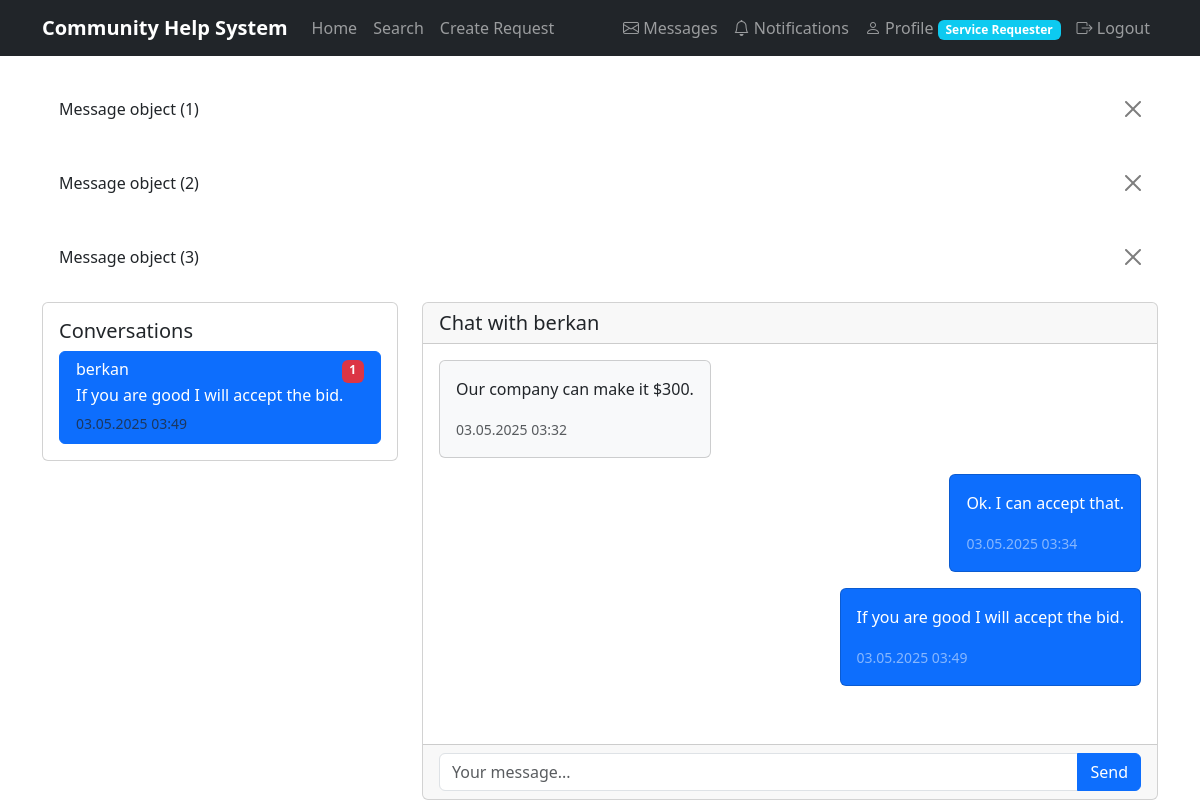
/messages/1/ (signed in), run on the app's committed database.
### community/models.py (models this page shows)
class Message(models.Model):
    sender = models.ForeignKey(User, on_delete=models.CASCADE, related_name='sent_messages')
    receiver = models.ForeignKey(User, on_delete=models.CASCADE, related_name='received_messages')
    content = models.TextField()
    is_read = models.BooleanField(default=False)
    created_at = models.DateTimeField(default=timezone.now)

class User(AbstractUser):
    is_resident = models.BooleanField(default=False)
    is_service_provider = models.BooleanField(default=False)
    profile_picture = models.ImageField(upload_to='profile_pics/', null=True, blank=True)
    phone_number = models.CharField(max_length=15, null=True, blank=True)
    address = models.CharField(max_length=255, null=True, blank=True)
    bio = models.TextField(null=True, blank=True)
    rating = models.DecimalField(max_digits=3, decimal_places=2, default=0.00)
    created_at = models.DateTimeField(default=timezone.now)

### community/views.py (the view)
# urls.py: path('messages/', views.messages_list, name='messages_list'),
@login_required
def messages_list(request, user_id=None):
    unread_notifications_count = get_unread_notifications_count(request.user)
    conversations = []
    users_with_messages = User.objects.filter(
        Q(sent_messages__receiver=request.user) | Q(received_messages__sender=request.user)
    ).distinct()
    for other_user in users_with_messages:
        last_message = Message.objects.filter(
            (Q(sender=request.user) & Q(receiver=other_user)) |
            (Q(sender=other_user) & Q(receiver=request.user))
        ).order_by('-created_at').first()
        unread_count = Message.objects.filter(
            sender=other_user,
            receiver=request.user,
            is_read=False
        ).count()
        conversations.append({
            'other_user': other_user,
            'last_message': last_message,
            'unread_count': unread_count
        })
    conversations.sort(key=lambda x: x['last_message'].created_at if x['last_message'] else timezone.now(), reverse=True)
    active_user = None
    messages = []
    if user_id:
        active_user = get_object_or_404(User, pk=user_id)
        messages = Message.objects.filter(
            (Q(sender=request.user) & Q(receiver=active_user)) |
            (Q(sender=active_user) & Q(receiver=request.user))
        ).order_by('created_at')
        Message.objects.filter(
            sender=active_user,
            receiver=request.user,
            is_read=False
        ).update(is_read=True)
    return render(request, 'community/messages.html', {
        'conversations': conversations,
        'active_user': active_user,
        'active_user_id': user_id,
        'messages': messages,
        'unread_notifications_count': unread_notifications_count
    })

### community/views.py (called while the page is built)
def get_unread_notifications_count(user):
    return Notification.objects.filter(user=user, is_read=False).count()

### templates/community/messages.html (shortened to what this page needs)
{% extends 'community/base.html' %}
{% block content %}
<div class="row">
    <div class="col-md-4">
        <div class="card">
            <div class="card-body">
                <h5 class="card-title">Conversations</h5>
                <div class="list-group">
                    {% for conversation in conversations %}
                        <a href="{% url 'chat' conversation.other_user.id %}"
                           class="list-group-item list-group-item-action {% if conversation.other_user.id == active_user_id %}active{% endif %}">
                            <div class="d-flex w-100 justify-content-between">
                                <h6 class="mb-1">{{ conversation.other_user.username }}</h6>
                                {% if conversation.unread_count > 0 %}
                                    <span class="badge bg-danger">{{ conversation.unread_count }}</span>
                                {% endif %}
                            </div>
                            {% if conversation.last_message %}
                                <p class="mb-1">{{ conversation.last_message.content|truncatechars:50 }}</p>
                                <small class="text-muted">{{ conversation.last_message.created_at|date:"d.m.Y H:i" }}</small>
                            {% else %}
                                <p class="mb-1 text-muted">No messages yet</p>
                            {% endif %}
                        </a>
                    {% empty %}
                        <p class="text-muted">You have no conversations yet.</p>
                    {% endfor %}
                </div>
            </div>
        </div>
    </div>
    <div class="col-md-8">
        {% if active_user %}
            <div class="card">
                <div class="card-header">
                    <h5 class="mb-0">Chat with {{ active_user.username }}</h5>
                </div>
                <div class="card-body" style="height: 400px; overflow-y: auto;">
                    {% for message in messages %}
                        <div class="mb-3">
                            <div class="d-flex {% if message.sender == user %}justify-content-end{% endif %}">
                                <div class="card {% if message.sender == user %}bg-primary text-white{% else %}bg-light{% endif %}" style="max-width: 70%;">
                                    <div class="card-body">
                                        <p class="card-text">{{ message.content }}</p>
                                        <small class="text-{% if message.sender == user %}white-50{% else %}muted{% endif %}">
                                            {{ message.created_at|date:"d.m.Y H:i" }}
                                        </small>
                                    </div>
                                </div>
                            </div>
                        </div>
                    {% empty %}
                        <p class="text-muted text-center">No messages yet.</p>
                    {% endfor %}
                </div>
                <div class="card-footer">
                    <form method="post">
                        <div class="input-group">
                            <input type="text" class="form-control" name="content" placeholder="Your message..." required>
                            <button type="submit" class="btn btn-primary">Send</button>
                        </div>
                    </form>
                </div>
            </div>
        {% endif %}
    </div>
</div>
{% endblock %}

### templates/community/base.html (shortened to what this page needs)
<!DOCTYPE html>
<html lang="en">
<head>
    <link href="https://cdn.jsdelivr.net/npm/bootstrap@5.3.0/dist/css/bootstrap.min.css" rel="stylesheet">
    <link rel="stylesheet" href="https://cdn.jsdelivr.net/npm/bootstrap-icons@1.7.2/font/bootstrap-icons.css">
</head>
<body>
    <nav class="navbar navbar-expand-lg navbar-dark bg-dark">
        <div class="container">
            <a class="navbar-brand" href="{% url 'home' %}">Community Help System</a>
            <div class="collapse navbar-collapse" id="navbarNav">
                {% if user.is_authenticated %}
                    <ul class="navbar-nav me-auto">
                        <li class="nav-item">
                            <a class="nav-link" href="{% url 'home' %}">Home</a>
                        </li>
                        <li class="nav-item">
                            <a class="nav-link" href="{% url 'search_requests' %}">Search</a>
                        </li>
                        {% if user.is_resident %}
                            <li class="nav-item">
                                <a class="nav-link" href="{% url 'create_service_request' %}">Create Request</a>
                            </li>
                        {% endif %}
                    </ul>
                    <ul class="navbar-nav">
                        <li class="nav-item">
                            <a class="nav-link" href="{% url 'messages_list' %}">
                                <i class="bi bi-envelope"></i> Messages
                            </a>
                        </li>
                        <li class="nav-item">
                            <a class="nav-link position-relative" href="{% url 'notifications' %}">
                                <i class="bi bi-bell"></i> Notifications
                            </a>
                        </li>
                        <li class="nav-item">
                            <a class="nav-link" href="{% url 'profile' %}">
                                <i class="bi bi-person"></i> Profile
                                {% if user.is_resident %}
                                    <span class="badge bg-info">Service Requester</span>
                                {% elif user.is_service_provider %}
                                    <span class="badge bg-success">Service Provider</span>
                                {% endif %}
                            </a>
                        </li>
                        <li class="nav-item">
                            <a class="nav-link" href="{% url 'logout' %}">
                                <i class="bi bi-box-arrow-right"></i> Logout
                            </a>
                        </li>
                    </ul>
                {% endif %}
            </div>
        </div>
    </nav>
    <div class="container mt-4">
        {% if messages %}
            {% for message in messages %}
                <div class="alert alert-{{ message.tags }} alert-dismissible fade show">
                    {{ message }}
                    <button type="button" class="btn-close" data-bs-dismiss="alert"></button>
                </div>
            {% endfor %}
        {% endif %}
        {% block content %}
        {% endblock %}
    </div>
</body>
</html>

### templates/community/base.html (style rules this page uses)
.navbar-brand { font-weight: bold; }
.nav-item { position: relative; }

### data on the page
Message: id "Message object (1)", content "Our company can make it $300.", created_at "03.05.2025 03:32"
Message: id "Message object (2)", content "Ok. I can accept that.", created_at "03.05.2025 03:34"
Message: id "Message object (3)", content "If you are good I will accept the bid.", created_at "03.05.2025 03:49"
User: other_user.username "berkan", unread_count "1", last_message.content "If you are good I will accept the bid.", last_message.created_at "03.05.2025 03:49", username "berkan"
